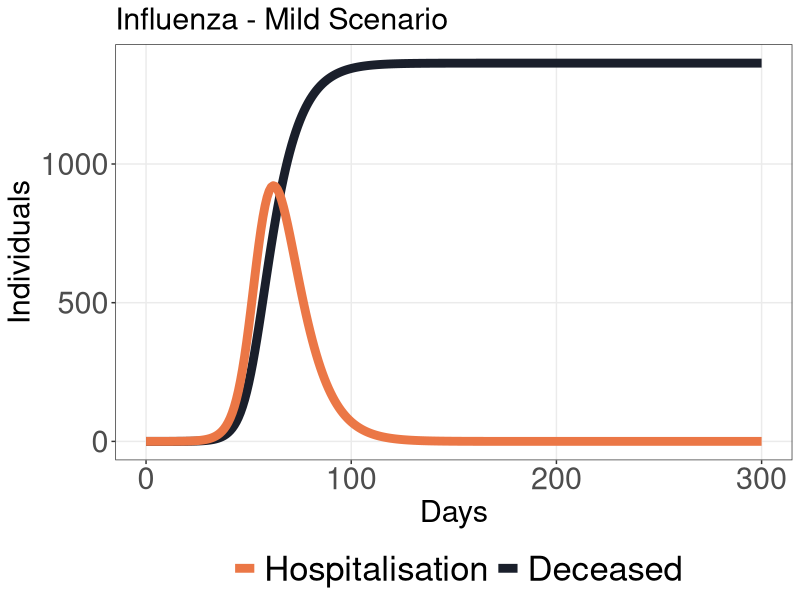
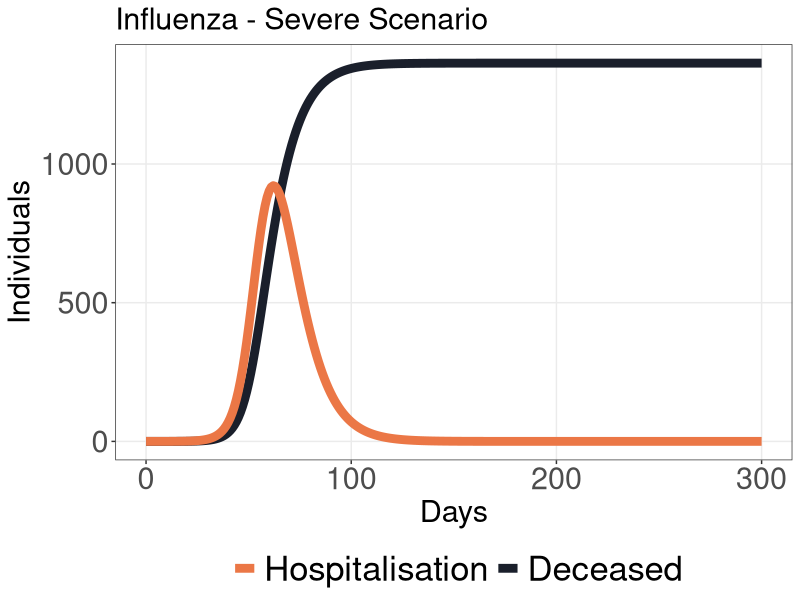
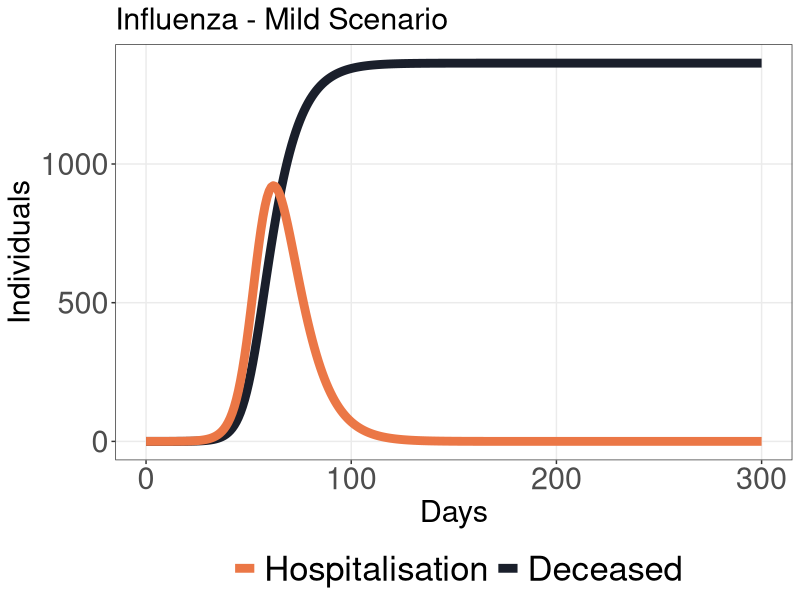
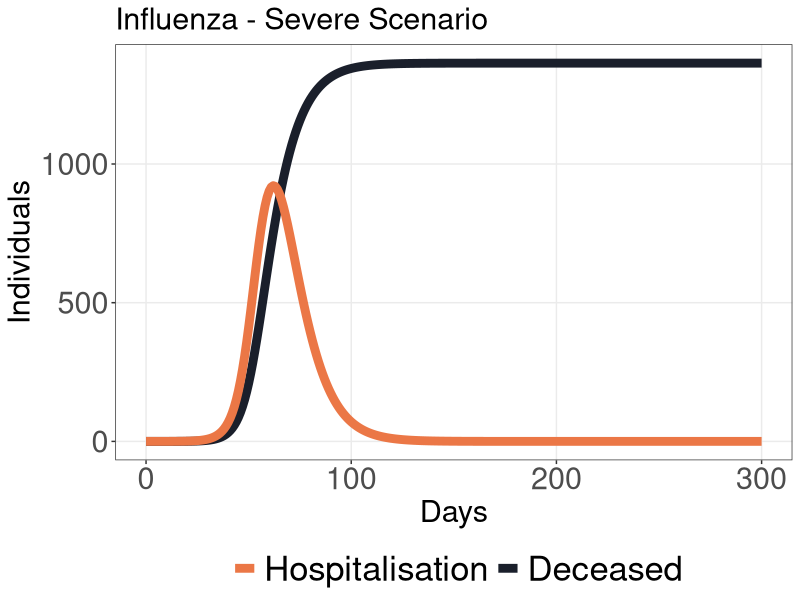

These figures' R source, in order:
# Load required libraries
library(deSolve)
library(tidyverse)

options(scipen=999)
# "#FF0066"
col_c  <- c("#EB7746FF", "#1A1F2BFF")
col_sun <- c("#F6A1CAFF", "#1A1F2BFF","#EB7746FF", "#B9CA5DFF","#FBDB82FF", "#9F272EFF", "#D36B8DFF", "#EC9E58FF", "#24719BFF", "#6A1639FF")

lwd_size <- 3
size_plot <- 22
size_strip <- 22
axis_text_size <- 22
axis_title_size <- 22
plot_title_size <- 22
legend_text_size <- 25

# Define SEIRD Model
# Parameters mild
# R0 <- 1.5             # Basic reproduction number
# CFR <-0.0017      # Case fatality rate
# p_hosp <- 0.0023      # Proportion of infections hospitalized
# p_die_hosp <- 0.15     # Proportion of hospitalized who die

# Parameters severe
R0 <- 3             # Basic reproduction number
CFR <- 0.007      # Case fatality rate
p_hosp <- 0.03 # Proportion of infections hospitalized
p_die_hosp <- 0.25    # Proportion of hospitalized who die

sigma <- 1 / 2        # Incubation rate (2 days)
gamma <- 1 / 5        # Recovery rate (5 days)
Hr <-  10 # times in hospital

mu <- p_die_hosp / Hr      # Death rate in hospital
rho <- (1 - p_die_hosp) / Hr  # Recovery rate in hospital

# Population and transmission rate
N <- 100000
beta <- R0 * gamma   # Transmission rate


# Initial state
initial_state <- c(
  S = N - 1, E = 0, I = 1, H = 0, R = 0, D = 0
)

# SEIRHD model function
seirhd_model <- function(time, state, parameters) {
  with(as.list(state), {
    
    dS <- -beta * S * I / N
    dE <-  beta * S * I / N - sigma * E
    dI <-  sigma * E - gamma * I
    dH <-  p_hosp * gamma * I - (rho + mu) * H
    dR <-  (1 - p_hosp - CFR) * gamma * I + rho * H
    dD <-  CFR * gamma * I + mu * H
    
    list(c(dS, dE, dI, dH, dR, dD))
  })
}


# Time vector
times <- seq(0, 300, by = 1)
# Time vector
times <- seq(0, 300, by = 1)

# Run the model
out <- ode(y = initial_state, times = times, func = seirhd_model , parms = params)
out_df <- as.data.frame(out) %>%
  gather(., comp, prop,S:D) %>%
  filter(comp %in% c("H", "D"))

# Plot the results


ggplot(out_df, aes(x = time)) +
  geom_line(aes(y = prop, color = comp), lwd=lwd_size) +
  labs(title = "Influenza - Mild Scenario",
       x = "Days",
       y = "Individuals") +
  scale_color_manual("",
                     breaks=c("H","D"),
                     labels=c("Hospitalisation","Deceased"),
                     values = col_c) +
  # scale_y_continuous(breaks = seq(0, 100000, by = 10000))+
  theme_bw()+
  theme(
    strip.text = element_text(size=size_plot),
    axis.text = element_text(size=axis_text_size),
    axis.title  = element_text(size=axis_title_size),
    legend.position = "bottom",
    legend.text=element_text(size=legend_text_size),
    plot.title = element_text(size=plot_title_size),
    panel.grid.minor.x = element_blank(),
    panel.grid.minor.y = element_blank())

ggsave("figures/influenza/mild_zoom.png",h=12,w=15)


ggplot(out_df, aes(x = time)) +
  geom_line(aes(y = prop, color = comp), lwd=lwd_size) +
  labs(title = "Influenza - Severe Scenario",
    x = "Days",
    y = "Individuals")+
  scale_color_manual("",
                     breaks=c("H","D"),
                     labels=c("Hospitalisation","Deceased"),
                     values = col_c) +
  # scale_y_continuous(breaks = seq(0, 100000, by = 10000))+
      theme_bw()+
      theme(
        axis.text = element_text(size=axis_text_size),
        axis.title  = element_text(size=axis_title_size),
        legend.position = "bottom",
        legend.text=element_text(size=legend_text_size),
        plot.title = element_text(size=plot_title_size),
        panel.grid.minor.x = element_blank(),
        panel.grid.minor.y = element_blank())

ggsave("figures/influenza/severe_zoom.png",h=12,w=15)
